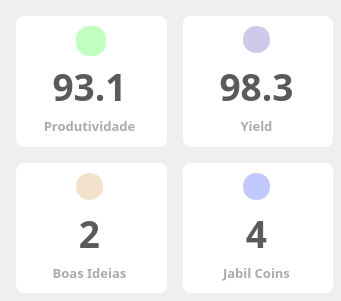
     <widget class="QWidget" name="gridLayoutWidget">
      <property name="geometry">
       <rect>
        <x>0</x>
        <y>0</y>
        <width>341</width>
        <height>301</height>
       </rect>
      </property>
      <layout class="QGridLayout" name="frame_metrics">
       <property name="leftMargin">
        <number>16</number>
       </property>
       <property name="topMargin">
        <number>16</number>
       </property>
       <property name="rightMargin">
        <number>8</number>
       </property>
       <property name="bottomMargin">
        <number>8</number>
       </property>
       <property name="spacing">
        <number>16</number>
       </property>
       <item row="0" column="0">
        <widget class="QWidget" name="productivity" native="true">
         <property name="styleSheet">
          <string notr="true">background-color:white;border-radius:8px;</string>
         </property>
         <widget class="QWidget" name="icon_productivity" native="true">
          <property name="geometry">
           <rect>
            <x>60</x>
            <y>10</y>
            <width>30</width>
            <height>30</height>
           </rect>
          </property>
          <property name="styleSheet">
           <string notr="true">image:url(:/Img/productivty);
border-radius:13px;
background-color: rgba(50,255,50,0.3);</string>
          </property>
         </widget>
         <widget class="QLabel" name="lbl_productivity">
          <property name="geometry">
           <rect>
            <x>0</x>
            <y>100</y>
            <width>147</width>
            <height>20</height>
           </rect>
          </property>
          <property name="font">
           <font>
            <family>Yu Gothic</family>
            <pointsize>10</pointsize>
            <weight>75</weight>
            <bold>true</bold>
           </font>
          </property>
          <property name="styleSheet">
           <string notr="true">color:rgb(170,170,170)</string>
          </property>
          <property name="text">
           <string>Produtividade</string>
          </property>
          <property name="alignment">
           <set>Qt::AlignCenter</set>
          </property>
         </widget>
         <widget class="QLabel" name="value_productivity">
          <property name="geometry">
           <rect>
            <x>0</x>
            <y>40</y>
            <width>147</width>
            <height>60</height>
           </rect>
          </property>
          <property name="font">
           <font>
            <family>Yu Gothic</family>
            <pointsize>28</pointsize>
            <weight>75</weight>
            <bold>true</bold>
           </font>
          </property>
          <property name="styleSheet">
           <string notr="true">background-color:transparent;color:rgb(90,90,90)</string>
          </property>
          <property name="text">
           <string>93.1</string>
          </property>
          <property name="alignment">
           <set>Qt::AlignCenter</set>
          </property>
         </widget>
        </widget>
       </item>
       <item row="0" column="1">
        <widget class="QWidget" name="yield_metric" native="true">
         <property name="styleSheet">
          <string notr="true">background-color:white;border-radius:8px;</string>
         </property>
         <widget class="QWidget" name="icon_yield" native="true">
          <property name="geometry">
           <rect>
            <x>60</x>
            <y>10</y>
            <width>27</width>
            <height>27</height>
           </rect>
          </property>
          <property name="styleSheet">
           <string notr="true">image:url(:/Img/yield);
border-radius:13px;
background-color: rgba(100,74,180,0.3);</string>
          </property>
         </widget>
         <widget class="QLabel" name="lbl_yield">
          <property name="geometry">
           <rect>
            <x>0</x>
            <y>100</y>
            <width>147</width>
            <height>20</height>
           </rect>
          </property>
          <property name="font">
           <font>
            <family>Yu Gothic</family>
            <pointsize>10</pointsize>
            <weight>75</weight>
            <bold>true</bold>
           </font>
          </property>
          <property name="styleSheet">
           <string notr="true">color:rgb(170,170,170)</string>
          </property>
          <property name="text">
           <string>Yield</string>
          </property>
          <property name="alignment">
           <set>Qt::AlignCenter</set>
          </property>
         </widget>
         <widget class="QLabel" name="value_yield">
          <property name="geometry">
           <rect>
            <x>0</x>
            <y>40</y>
            <width>147</width>
            <height>60</height>
           </rect>
          </property>
          <property name="font">
           <font>
            <family>Yu Gothic</family>
            <pointsize>28</pointsize>
            <weight>75</weight>
            <bold>true</bold>
           </font>
          </property>
          <property name="styleSheet">
           <string notr="true">background-color:transparent;color:rgb(90,90,90)</string>
          </property>
          <property name="text">
           <string>98.3</string>
          </property>
          <property name="alignment">
           <set>Qt::AlignCenter</set>
          </property>
         </widget>
        </widget>
       </item>
       <item row="1" column="1">
        <widget class="QWidget" name="jabilcoins" native="true">
         <property name="styleSheet">
          <string notr="true">background-color:white;border-radius:8px;</string>
         </property>
         <widget class="QWidget" name="icon_jabilcoins" native="true">
          <property name="geometry">
           <rect>
            <x>60</x>
            <y>10</y>
            <width>27</width>
            <height>27</height>
           </rect>
          </property>
          <property name="styleSheet">
           <string notr="true">image: url(:/Img/jabilcoins);
border-radius:13px;
background-color: rgba(50,74,255,0.3);</string>
          </property>
         </widget>
         <widget class="QLabel" name="lbl_jabilcoins">
          <property name="geometry">
           <rect>
            <x>0</x>
            <y>100</y>
            <width>147</width>
            <height>20</height>
           </rect>
          </property>
          <property name="font">
           <font>
            <family>Yu Gothic</family>
            <pointsize>10</pointsize>
            <weight>75</weight>
            <bold>true</bold>
           </font>
          </property>
          <property name="styleSheet">
           <string notr="true">color:rgb(170,170,170)</string>
          </property>
          <property name="text">
           <string>Jabil Coins</string>
          </property>
          <property name="alignment">
           <set>Qt::AlignCenter</set>
          </property>
         </widget>
         <widget class="QLabel" name="value_jabilcoins">
          <property name="geometry">
           <rect>
            <x>0</x>
            <y>40</y>
            <width>147</width>
            <height>60</height>
           </rect>
          </property>
          <property name="font">
           <font>
            <family>Yu Gothic</family>
            <pointsize>28</pointsize>
            <weight>75</weight>
            <bold>true</bold>
           </font>
          </property>
          <property name="styleSheet">
           <string notr="true">background-color:transparent;color:rgb(90,90,90)</string>
          </property>
          <property name="text">
           <string>4</string>
          </property>
          <property name="alignment">
           <set>Qt::AlignCenter</set>
          </property>
         </widget>
        </widget>
       </item>
       <item row="1" column="0">
        <widget class="QWidget" name="goodideas" native="true">
         <property name="styleSheet">
          <string notr="true">background-color:white;border-radius:8px;</string>
         </property>
         <widget class="QWidget" name="icon_goodideas" native="true">
          <property name="geometry">
           <rect>
            <x>60</x>
            <y>10</y>
            <width>27</width>
            <height>27</height>
           </rect>
          </property>
          <property name="styleSheet">
           <string notr="true">image:url(:/Img/lamp.png);
border-radius:13px;
background-color: rgba(215,157,80,0.3);</string>
          </property>
         </widget>
         <widget class="QLabel" name="lbl_goodideas">
          <property name="geometry">
           <rect>
            <x>0</x>
            <y>100</y>
            <width>147</width>
            <height>20</height>
           </rect>
          </property>
          <property name="font">
           <font>
            <family>Yu Gothic</family>
            <pointsize>10</pointsize>
            <weight>75</weight>
            <bold>true</bold>
           </font>
          </property>
          <property name="styleSheet">
           <string notr="true">color:rgb(170,170,170)</string>
          </property>
          <property name="text">
           <string>Boas Ideias</string>
          </property>
          <property name="alignment">
           <set>Qt::AlignCenter</set>
          </property>
         </widget>
         <widget class="QLabel" name="value_goodideas">
          <property name="geometry">
           <rect>
            <x>0</x>
            <y>40</y>
            <width>147</width>
            <height>60</height>
           </rect>
          </property>
          <property name="font">
           <font>
            <family>Yu Gothic</family>
            <pointsize>28</pointsize>
            <weight>75</weight>
            <bold>true</bold>
           </font>
          </property>
          <property name="styleSheet">
           <string notr="true">background-color:transparent;color:rgb(90,90,90)</string>
          </property>
          <property name="text">
           <string>2</string>
          </property>
          <property name="alignment">
           <set>Qt::AlignCenter</set>
          </property>
         </widget>
        </widget>
       </item>
      </layout>
     </widget>
